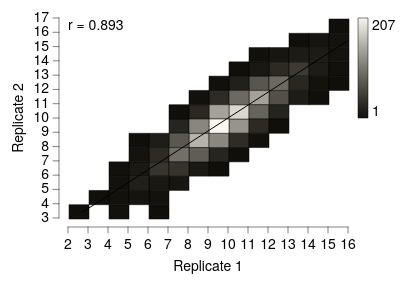

Source (Vega-Lite JSON):
### Vega-Lite specification from a JSON file in a GitHub repository (floating-point values rounded to 4 significant figures; data arrays with more than 128 entries replaced by an {"elided": "..."} marker saying what was removed)
{"background": null, "config": {"arc": {"fill": "#DBDBDB", "fillOpacity": 1.0, "innerRadius": 25.0, "padAngle": 0.03, "stroke": "black", "strokeOpacity": 1, "strokeWidth": 0.25}, "area": {"fill": "#DBDBDB", "fillOpacity": 1.0, "stroke": "black", "strokeOpacity": 1, "strokeWidth": 0.25}, "axis": {"domain": true, "domainCap": "round", "domainColor": "black", "domainWidth": 0.25, "grid": false, "gridCap": "round", "gridColor": "#F1F1F1", "gridDash": [0, 0], "gridOpacity": 1.0, "gridWidth": 0.25, "labelColor": "black", "labelFont": "Helvetica Neue, HelveticaNeue, Helvetica, Arial, sans-serif", "labelFontSize": 7, "labelFontStyle": "normal", "labelFontWeight": 400, "offset": 4.5, "ticks": true, "tickCap": "round", "tickColor": "black", "tickRound": false, "tickSize": 3, "tickWidth": 0.25, "titleColor": "black", "titleFont": "Helvetica Neue, HelveticaNeue, Helvetica, Arial, sans-serif", "titleFontSize": 7, "titleFontStyle": "normal", "titleFontWeight": 400}, "axisX": {"domain": true, "labelAlign": "center", "labelAngle": 0, "labels": true, "ticks": true, "translate": 0}, "axisY": {"domain": true, "labelAlign": "right", "labelAngle": 0, "labels": true, "ticks": true, "translate": 0}, "axisRight": {"domain": true, "labelAlign": "left", "labelAngle": 0, "labels": true, "ticks": true, "translate": 0}, "axisTop": {"domain": true, "labelAlign": "center", "labelAngle": 0, "labels": true, "ticks": true, "translate": 0}, "axisBand": {"tickOffset": 0}, "bar": {"fill": "#DBDBDB", "fillOpacity": 1.0, "stroke": "black", "strokeOpacity": 1, "strokeWidth": 0.25}, "boxplot": {"size": 9.0, "ticks": {"cornerRadius": 0.25, "fill": "black", "opacity": 1, "size": 4.5, "thickness": 0.25}, "box": {"fillOpacity": 1.0, "stroke": "black", "strokeOpacity": 1, "strokeWidth": 0.25}, "median": {"cornerRadius": 0, "fill": "black", "fillOpacity": 1.0, "opacity": 1, "size": 9.0, "thickness": 0.25}, "rule": {"fill": "black", "fillOpacity": 1.0, "size": 10.0, "stroke": "black", "strokeDash": [0, 0], "strokeOpacity": 1, "strokeWidth": 0.25}, "outliers": {"color": "black", "fill": "black", "fillOpacity": 1.0, "size": 0, "stroke": "black", "strokeOpacity": 1, "strokeWidth": 0.25}}, "circle": {"fill": "black", "fillOpacity": 1.0, "size": 1.25, "stroke": null, "strokeOpacity": 1, "strokeWidth": 0.25}, "errorband": {"band": {"fillOpacity": 0.6, "stroke": null, "strokeWidth": 0.25, "strokeOpacity": 1}, "borders": {"opacity": 0, "strokeOpacity": 0.25, "strokeWidth": 1}}, "errorbar": {"opacity": 1, "rule": {"strokeDash": [0, 0], "strokeWidth": 0.25}, "ticks": {"color": "black", "cornerRadius": 0.125, "opacity": 1, "size": 6.0, "thickness": 0.25}, "thickness": 0.25}, "font": "Helvetica Neue, HelveticaNeue, Helvetica, Arial, sans-serif", "geoshape": {"fill": "#DBDBDB", "fillOpacity": 1.0, "stroke": "black", "strokeOpacity": 1, "strokeWidth": 0.25}, "header": {"labelColor": "black", "labelFont": "Helvetica Neue, HelveticaNeue, Helvetica, Arial, sans-serif", "labelFontSize": 7, "labelFontStyle": "normal", "labelFontWeight": 400, "titleColor": "black", "titleFont": "Helvetica Neue, HelveticaNeue, Helvetica, Arial, sans-serif", "titleFontSize": 7, "titleFontStyle": "normal", "titleFontWeight": 400, "titlePadding": 0}, "legend": {"disable": false, "offset": 4.5, "titlePadding": 4, "labelOffset": 2, "gradientLabelOffset": 2, "gradientLength": 50.0, "gradientThickness": 5.0, "gradientOpacity": 1.0, "gradientStrokeColor": "black", "gradientStrokeWidth": 0.25, "labelColor": "black", "labelFont": "Helvetica Neue, HelveticaNeue, Helvetica, Arial, sans-serif", "labelFontSize": 7, "labelFontStyle": "normal", "labelFontWeight": 400, "strokeColor": "black", "strokeWidth": 0, "symbolSize": 42, "symbolStrokeColor": "black", "symbolStrokeWidth": 0.25, "titleColor": "black", "titleFont": "Helvetica Neue, HelveticaNeue, Helvetica, Arial, sans-serif", "titleFontSize": 7, "titleFontStyle": "normal", "titleFontWeight": 400}, "line": {"color": "black", "stroke": "black", "strokeCap": "butt", "strokeDash": [0, 0], "strokeOpacity": 1, "strokeWidth": 0.5}, "point": {"filled": true, "fill": "#DBDBDB", "fillOpacity": 1.0, "size": 5.0, "stroke": "black", "strokeOpacity": 1, "strokeWidth": 0.25}, "range": {"category": ["#B2B2B2", "#4A7CD3", "#008542", "#664CAF", "#509F98", "#636363", "#284F93", "#005226", "#382864", "#285753"], "diverging": {"scheme": ["#443E60", "#5F597E", "#7C759B", "#9994B6", "#B7B4CC", "#D6D5DC", "#F6F6F6", "#D1DAD9", "#A4C2BF", "#7AA9A4", "#578E89", "#37736E", "#1B5954"]}, "heatmap": {"scheme": ["#110F09", "#22201A", "#34322B", "#47453E", "#5B5951", "#706D66", "#86837B", "#9C9991", "#B2AFA7", "#CAC7BE", "#E1DED6", "#FAF7EE"]}, "ordinal": {"scheme": ["#F1F1F1", "#DBDBDB", "#C6C6C6", "#B2B2B2", "#9D9D9D", "#898989", "#767676", "#636363", "#515151", "#404040", "#2F2F2F", "#1F1F1F"]}, "ramp": {"scheme": ["#440154", "#472270", "#433E82", "#38598C", "#2C728E", "#238A8D", "#24A086", "#39B578", "#5DC862", "#96D646", "#CAE02D", "#FDE724"]}}, "rule": {"color": "black", "stroke": "black", "strokeCap": "round", "strokeDash": [2, 2], "strokeOpacity": 1, "strokeWidth": 0.25}, "scale": {"barBandPaddingInner": 0.1, "rectBandPaddingInner": 0, "tickBandPaddingInner": 0.1, "bandPaddingOuter": 0.1, "bandWithNestedOffsetPaddingInner": 0.2, "bandWithNestedOffsetPaddingOuter": 0.2, "offsetBandPaddingInner": 0, "offsetBandPaddingOuter": 0, "round": false}, "rect": {"fill": "#DBDBDB", "fillOpacity": 1.0, "stroke": "black", "strokeOpacity": 1, "strokeWidth": 0.25}, "square": {"fill": "#DBDBDB", "fillOpacity": 1.0, "size": 10.0, "stroke": "black", "strokeOpacity": 1, "strokeWidth": 0.25}, "text": {"color": "black", "font": "Helvetica Neue, HelveticaNeue, Helvetica, Arial, sans-serif", "fontSize": 7, "fontStyle": "normal", "fontWeight": 400}, "tick": {"color": "black", "cornerRadius": 0.125, "opacity": 1.0, "size": 9.0, "thickness": 0.25}, "title": {"anchor": "middle", "frame": "group", "color": "black", "font": "Helvetica Neue, HelveticaNeue, Helvetica, Arial, sans-serif", "fontSize": 7, "fontStyle": "normal", "fontWeight": 400, "subtitleColor": "black", "subtitleFont": "Helvetica Neue, HelveticaNeue, Helvetica, Arial, sans-serif", "subtitleFontSize": "Helvetica Neue, HelveticaNeue, Helvetica, Arial, sans-serif", "subtitleFontStyle": "normal", "subtitleFontWeight": 400}, "trail": {"color": "black", "opacity": 1, "size": 0.5}, "view": {"continuousWidth": 140, "continuousHeight": 100, "discreteWidth": 140, "discreteHeight": 100, "fill": null, "stroke": null, "strokeWidth": 0.25}}, "layer": [{"data": {"name": "data-c3453f9bca61042f9335852521770735"}, "mark": {"type": "rect"}, "encoding": {"color": {"aggregate": "count", "title": null, "type": "quantitative"}, "x": {"bin": {"maxbins": 24}, "field": "rep1", "title": "Replicate 1", "type": "quantitative"}, "y": {"bin": {"maxbins": 24}, "field": "rep2", "title": "Replicate 2", "type": "quantitative"}}}, {"layer": [{"data": {"name": "data-a3b76286ade9bf437b3d2203123b9ea2"}, "mark": {"type": "line"}, "encoding": {"x": {"field": "rep1", "type": "quantitative"}, "y": {"field": "rep2", "type": "quantitative"}}}, {"data": {"values": [{"__dysonsphere__": 1}]}, "mark": {"type": "text", "align": "left", "angle": 0, "baseline": "top", "dx": 0, "dy": 0, "fontSize": 7, "opacity": 1.0}, "encoding": {"text": {"value": "r = 0.893"}, "x": {"value": 0}, "y": {"value": 0}}}], "name": "__dysonsphere_9cd5d0ef55c67863_63"}], "$schema": "https://vega.github.io/schema/vega-lite/v6.4.1.json", "datasets": {"data-c3453f9bca61042f9335852521770735": {"elided": "2500 records"}, "data-a3b76286ade9bf437b3d2203123b9ea2": [{"rep1": 2.678, "rep2": 3.369, "__dysonsphere__": 1}, {"rep1": 15.98, "rep2": 15.4, "__dysonsphere__": 1}]}}
